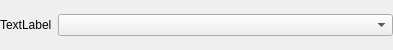
<?xml version="1.0" encoding="UTF-8"?>
<ui version="4.0">
 <class>_widget_top</class>
 <widget class="QWidget" name="_widget_top">
  <property name="geometry">
   <rect>
    <x>0</x>
    <y>0</y>
    <width>393</width>
    <height>50</height>
   </rect>
  </property>
  <property name="minimumSize">
   <size>
    <width>300</width>
    <height>30</height>
   </size>
  </property>
  <property name="windowTitle">
   <string>Param</string>
  </property>
  <layout class="QVBoxLayout" name="verticalLayout">
   <property name="margin">
    <number>0</number>
   </property>
   <item>
    <layout class="QHBoxLayout" name="_layout_h" stretch="0,4">
     <item>
      <widget class="QLabel" name="_paramname_label">
       <property name="text">
        <string>TextLabel</string>
       </property>
      </widget>
     </item>
     <item>
      <widget class="QComboBox" name="_combobox">
       <property name="focusPolicy">
        <enum>Qt::StrongFocus</enum>
       </property>
       <property name="minimumSize">
        <size>
         <width>30</width>
         <height>20</height>
        </size>
       </property>
      </widget>
     </item>
    </layout>
   </item>
  </layout>
 </widget>
 <resources/>
 <connections/>
</ui>
